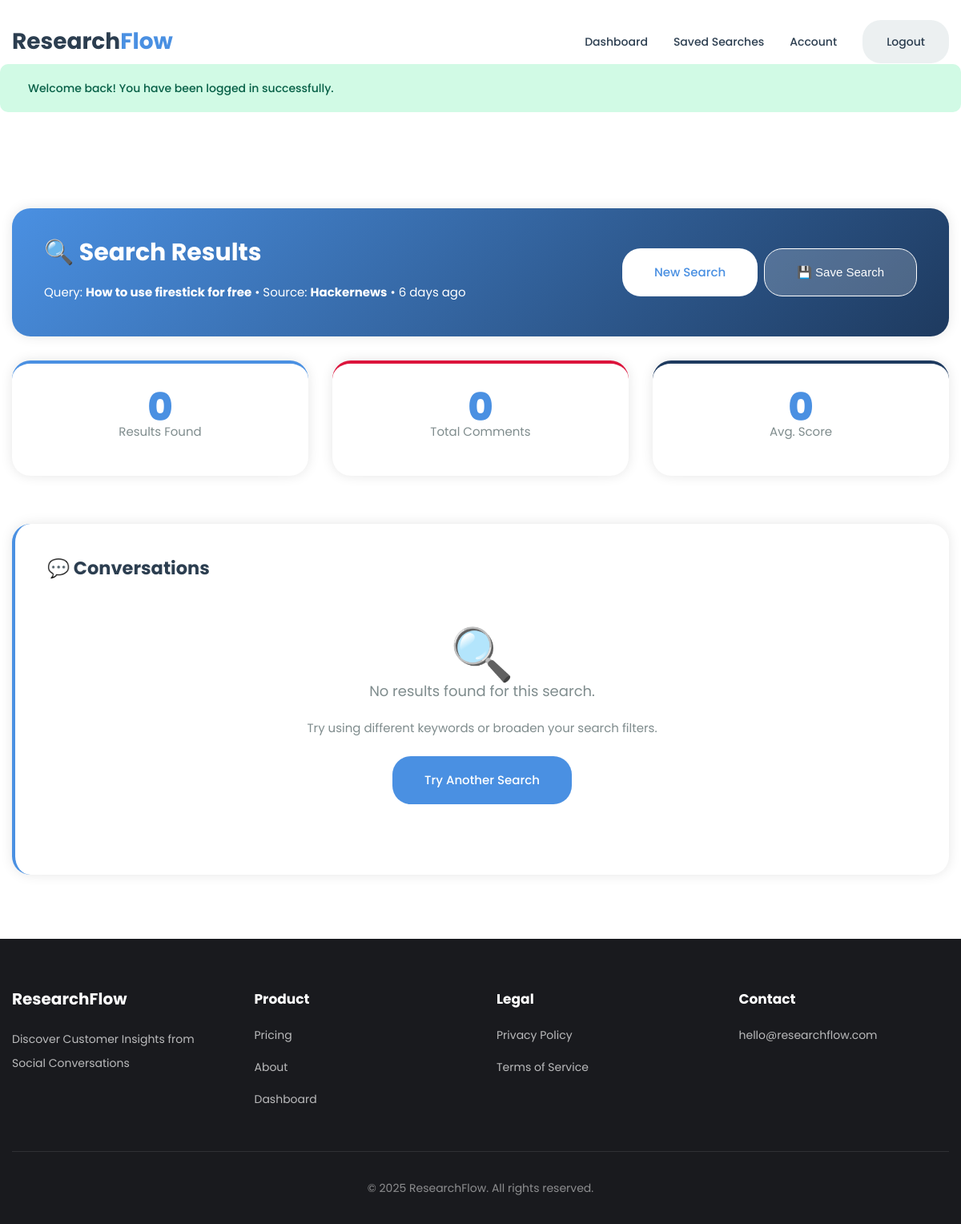
The page /results/21 (signed in) on the database its author committed.
### tables this page shows
CREATE TABLE `searches` (
  `id` int(11) NOT NULL,
  `user_id` int(11) NOT NULL,
  `query` varchar(500) NOT NULL,
  `source` varchar(20) DEFAULT 'reddit',
  `results_count` int(11) DEFAULT 0,
  `ai_analysis` text DEFAULT NULL,
  `created_at` timestamp NOT NULL DEFAULT current_timestamp()
);

### src/Helpers/functions.php (called while the page is built, shortened)
<?php
function url($path = '') {
    return BASE_PATH . '/' . ltrim($path, '/');
}
function formatNumber($num) {
    return $num;
}
function timeAgo($timestamp) {
    $time = is_numeric($timestamp) ? $timestamp : strtotime($timestamp);
    $diff = time() - $time;
    $intervals = [
        31536000 => 'year',
        2592000 => 'month',
        604800 => 'week',
        86400 => 'day',
        3600 => 'hour',
        60 => 'minute'
    ];
    foreach ($intervals as $seconds => $label) {
        $count = floor($diff / $seconds);
        if ($count >= 1) {
            return $count . ' ' . $label . ($count > 1 ? 's' : '') . ' ago';
        }
    }
    return 'Just now';
}

### views/results.php (the view, shortened to what this page needs)
<?php
require_once __DIR__ . '/layouts/header.php';
$user = getCurrentUser();
$searchId = intval($_GET['search_id'] ?? 0);
$db = getDB();
$stmt = $db->prepare("SELECT * FROM searches WHERE id = ? AND user_id = ?");
$stmt->execute([$searchId, $user['id']]);
$search = $stmt->fetch();
$stmt = $db->prepare("
    SELECT c.*
    FROM conversations c
    INNER JOIN search_results sr ON c.id = sr.conversation_id
    WHERE sr.search_id = ?
    ORDER BY c.score DESC, c.created_at_source DESC
");
$stmt->execute([$searchId]);
$results = $stmt->fetchAll();
?>
<div class="container dashboard-container">
    <div class="card results-header-card">
        <div class="results-header">
            <div>
                <h1 class="mb-2">🔍 Search Results</h1>
                <p>
                    Query: <strong><?= htmlspecialchars($search['query']) ?></strong>
                    • Source: <strong><?= htmlspecialchars(ucfirst($search['source'])) ?></strong>
                    • <?= timeAgo($search['created_at']) ?>
                </p>
            </div>
            <div class="results-actions">
                <a href="<?= url('search') ?>" class="btn btn-white btn-lg">New Search</a>
                <button class="btn btn-ghost-white btn-lg" onclick="Modal.alert('Save search feature coming soon! This will allow you to get email alerts when new conversations match your query.', 'Coming Soon')">💾 Save Search</button>
            </div>
        </div>
    </div>
    <?php
    $totalResults = count($results);
    if ($search['source'] === 'reddit') {
        $subreddits = array_filter(array_column($results, 'category'));
        $middleStat = !empty($subreddits) ? count(array_unique($subreddits)) : 0;
        $middleLabel = 'Subreddits';
    } else {
        $middleStat = !empty($results) ? array_sum(array_column($results, 'num_comments')) : 0;
        $middleLabel = 'Total Comments';
    }
    $avgScore = !empty($results) ? round(array_sum(array_column($results, 'score')) / $totalResults) : 0;
    ?>
    <div class="grid grid-3 mt-3">
        <div class="card text-center feature-card">
            <div class="stats-number heading-primary"><?= $totalResults ?></div>
            <p class="stats-label">Results Found</p>
        </div>
        <div class="card text-center feature-card crimson">
            <div class="stats-number heading-secondary"><?= formatNumber($middleStat) ?></div>
            <p class="stats-label"><?= $middleLabel ?></p>
        </div>
        <div class="card text-center feature-card darkblue">
            <div class="stats-number heading-accent"><?= formatNumber($avgScore) ?></div>
            <p class="stats-label">Avg. Score</p>
        </div>
    </div>
    <?php if (false): ?>
    <div class="card placeholder-state">
        <div class="placeholder-icon">🚧</div>
        <h2 class="mb-2">Reddit API Integration In Progress</h2>
        <p class="text-secondary placeholder-content mb-3">
            The search results page is ready! Next step is to integrate the Reddit API to fetch real conversations.
            For now, here's what the results will look like:
        </p>
        <div class="sample-result card">
            <div class="results-header mb-2">
                <div>
                    <h3 class="mb-2">
                        <a href="#" class="text-primary">Sample Reddit Post Title</a>
                    </h3>
                    <div class="result-meta">
                        <span>👤 u/username</span>
                        <span>📁 r/entrepreneur</span>
                        <span>⬆️ 234 upvotes</span>
                        <span>💬 45 comments</span>
                        <span>🕐 2 days ago</span>
                    </div>
                </div>
            </div>
            <p class="result-text">
                This is a sample of what a Reddit post will look like. It will show the post content,
                along with metadata like upvotes, comments, and the subreddit it's from...
            </p>
            <div class="result-tags">
                <span class="tag tag-warning">
                    💡 Pain Point Detected
                </span>
                <span class="tag tag-info">
                    🎯 High Engagement
                </span>
            </div>
        </div>
        <div class="mt-3">
            <a href="<?= url('dashboard') ?>" class="btn btn-primary btn-lg">Back to Dashboard</a>
        </div>
    </div>
    <div class="grid grid-3 mt-3 stats-grid">
        <div class="card text-center">
            <div class="stats-number">0</div>
            <p class="stats-label">Results Found</p>
        </div>
        <div class="card text-center">
            <div class="stats-number" style="color: #10b981;">0</div>
            <p class="stats-label">Pain Points</p>
        </div>
        <div class="card text-center">
            <div class="dashboard-stats-card heading-secondary">0</div>
            <p class="stats-label">Subreddits</p>
        </div>
    </div>
    <?php else: ?>
    <div class="card mt-3 card-border-left-primary">
        <h2 class="mb-3">💬 Conversations</h2>
        <?php if (empty($results)): ?>
            <div class="empty-state">
                <div class="empty-state-icon">🔍</div>
                <p class="empty-state-title">No results found for this search.</p>
                <p class="text-secondary">Try using different keywords or broaden your search filters.</p>
                <a href="<?= url('search') ?>" class="btn btn-primary btn-lg mt-2">Try Another Search</a>
            </div>
        <?php endif; ?>
    </div>
    <?php endif; ?>
</div>
<?php require_once __DIR__ . '/layouts/footer.php'; ?>

### public/css/style.css (style rules this page uses)
:root { --primary-color: #4a90e2; --secondary-color: #dc143c; --accent-color: #1e3a5f; --dark-accent: #2c3e50; --text-primary: #2c3e50; --text-secondary: #7f8c8d; --text-light: #bdc3c7; --bg-primary: #ffffff; --bg-secondary: #f8f9fa; --bg-tertiary: #ecf0f1; --border-color: #e1e8ed; --border-radius: 23px; --font-family: 'Poppins', sans-serif; --max-width: 1320px; --shadow-sm: 0px 0px 10px rgba(0,0,0,0.05); --shadow-md: 0px 0px 15px rgba(0,0,0,0.1); --shadow-lg: 0px 0px 30px rgba(0,0,0,0.15); }
* { margin: 0; padding: 0; box-sizing: border-box; }
html { scroll-behavior: smooth; }
body { font-family: var(--font-family); font-weight: 400; background-color: var(--bg-primary); color: var(--text-primary); font-size: 15px; line-height: 30px; -webkit-font-smoothing: antialiased; -moz-osx-font-smoothing: grayscale; }
a { text-decoration: none !important; color: var(--primary-color); transition: all 0.3s ease; }
h1, h2, h3, h4, h5, h6 { margin: 0; font-weight: 700; }
.container { max-width: var(--max-width); margin: 0 auto; padding: 0 15px; }
.btn { display: inline-block; padding: 12px 30px; border-radius: var(--border-radius); font-weight: 500; font-size: 14px; text-align: center; cursor: pointer; transition: all 0.3s ease; border: none; }
.btn-primary { background-color: var(--primary-color); color: white !important; }
.btn-lg { padding: 15px 40px; font-size: 15px; }
.feature-card { border-top: 4px solid var(--primary-color); transition: all 0.3s ease; }
.feature-card.crimson { border-top-color: var(--secondary-color); }
.feature-card.darkblue { border-top-color: var(--accent-color); }
.card { background-color: var(--bg-primary); border-radius: 23px; padding: 40px; box-shadow: 0px 0px 15px rgba(0,0,0,0.1); margin-bottom: 30px; transition: all 0.3s ease; }
.grid { display: grid; gap: 30px; }
.grid-3 { grid-template-columns: repeat(auto-fit, minmax(280px, 1fr)); }
.text-center { text-align: center; }
.mt-2 { margin-top: 20px; }
.mt-3 { margin-top: 30px; }
.mb-2 { margin-bottom: 20px; }
.mb-3 { margin-bottom: 30px; }
.card-border-left-primary { border-left: 4px solid var(--primary-color); }
.heading-primary { color: var(--primary-color); }
.heading-secondary { color: var(--secondary-color); }
.heading-accent { color: var(--accent-color); }
.text-secondary { color: var(--text-secondary); }
.stats-number { font-size: 3rem; font-weight: 800; color: var(--primary-color); }
.stats-label { color: var(--text-secondary); }
.dashboard-container { margin-top: 120px; margin-bottom: 3rem; }
.empty-state { text-align: center; padding: 3rem 1rem; color: var(--text-secondary); }
.empty-state-icon { font-size: 4rem; margin-bottom: 1rem; }
.empty-state-title { font-size: 1.125rem; margin-bottom: 1rem; }
.results-header-card { background: linear-gradient(135deg, var(--primary-color) 0%, var(--accent-color) 100%); color: white; }
.results-header-card h1, .results-header-card p, .results-header-card strong { color: white; }
.results-header { display: flex; justify-content: space-between; align-items: center; flex-wrap: wrap; gap: 1rem; }
.results-actions { display: flex; gap: 0.5rem; }
.btn-white { background: white; color: var(--primary-color); border: none; }
.btn-ghost-white { background: rgba(255,255,255,0.2); color: white; border: 1px solid white; }

### rows shown on the page
searches: query "How to use firestick for free", source "Hackernews", created_at "6 days ago", source "Total Comments"

### other values the page prints
$flash['message'] "Welcome back! You have been logged in successfully."
$totalResults "0"
formatNumber($middleStat) "0"
formatNumber($avgScore) "0"
SITE_NAME "ResearchFlow"
SITE_TAGLINE "Discover Customer Insights from Social Conversations"
SITE_EMAIL "hello@researchflow.com"
